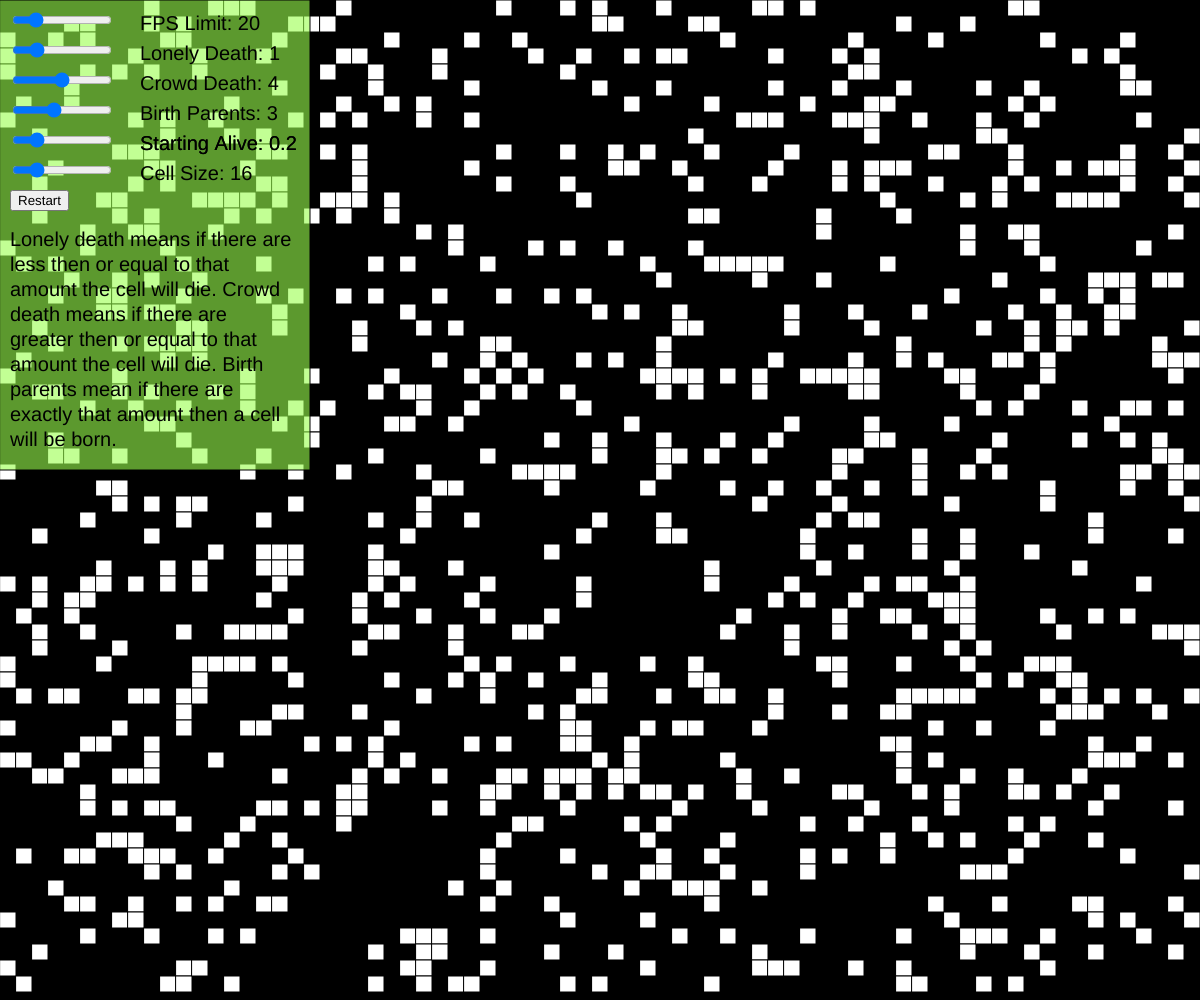
Frame 1 (no input)
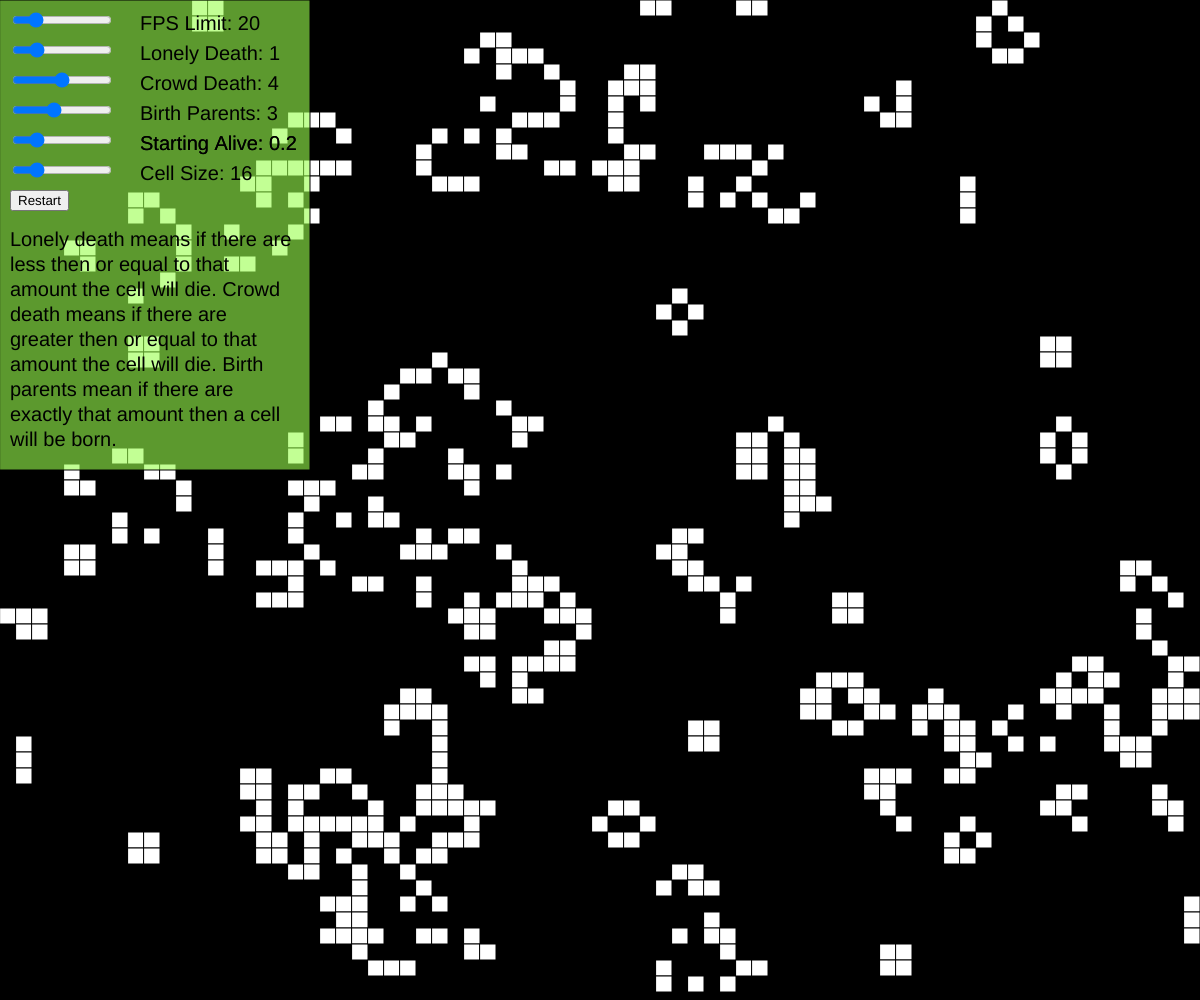
Frame 60 (no input)
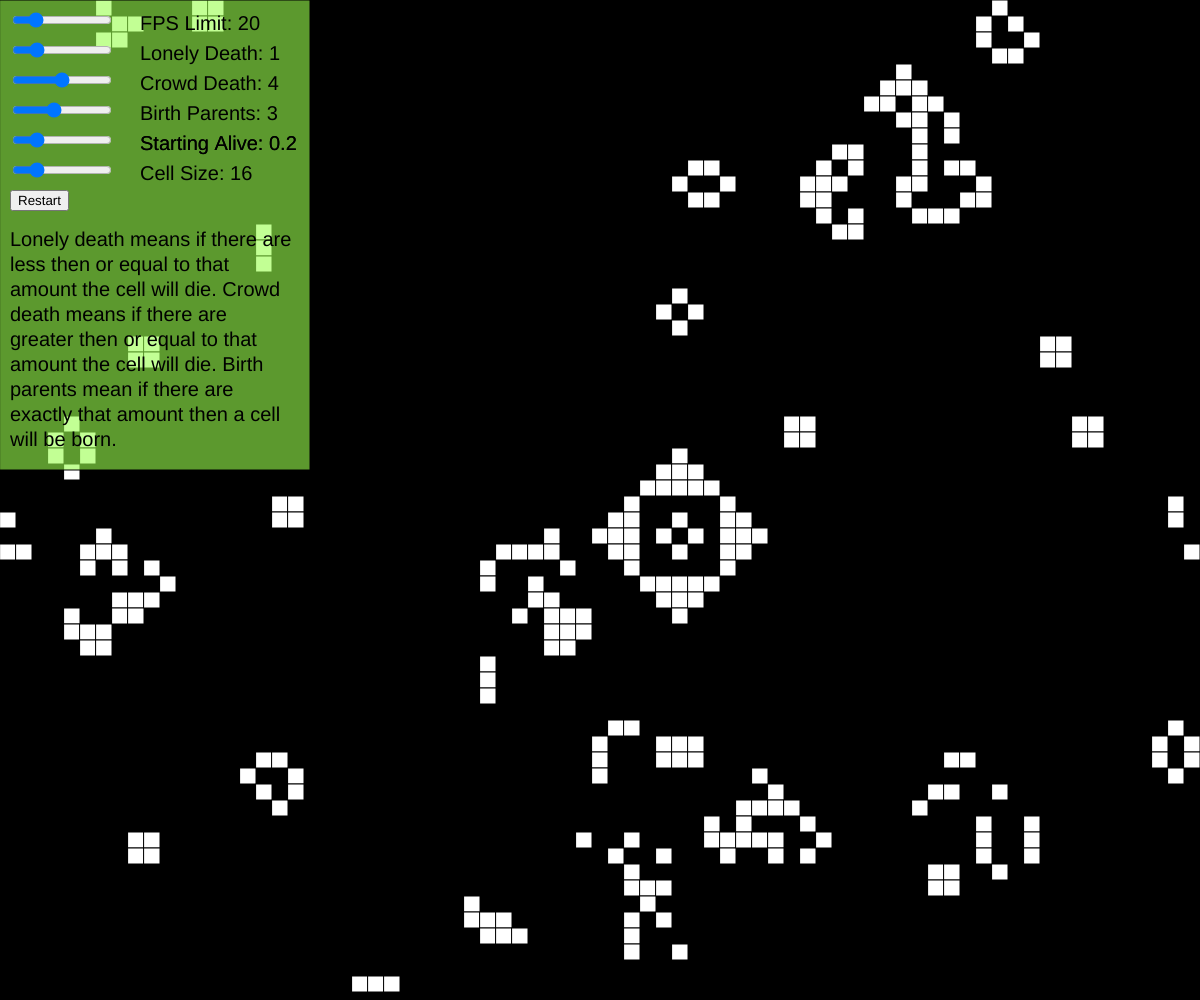
Frame 120 (the mouse pressed at the canvas centre since frame 60)

The p5.js sketch that drew these frames (run headless with seeded random() and noise() and a simulated clock; from frame 60 on, the mouse is pressed at the canvas centre):

// p5.js sketch
// ── sketch.js
// Game of Life
// Timothy Letkeman
// Wednesday 5th September, 2019
//
// Extra for Experts:
// - Loops around screen
// - Gui for editing rules

//preset values
let startingAliveChance = 0.2;

let pixelsPerCell = 16;
let newPixelsPerCell = pixelsPerCell;
let fps = 20;

let lonelyDeath = 1;
let crowdDeath = 4;
let birth = 3;

let cells;
let cols;
let rows;

let fpsSlider;
let lonelyDeathSlider;
let crowdDeathSlider;
let birthSlider;
let startSlider;
let cellSizeSlider;

let resetButton;

function get2dArray(cols, rows)
{
	//returns an empty two dimensional array with the given rows and columns
	let returnable = new Array(cols);
    for (let i = 0; i < cols; i++)
  	{
    	returnable[i] = new Array(rows);
  	}
 	return returnable;
}

function setup() 
{
	//Caps the frame rate
	frameRate(fps);

	//Basic setup of starting board and cells
	createCanvas(windowWidth, windowHeight);

	reset();

	//gui elements to edit rules
	fpsSlider = createSlider(1, 100, fps, 1);
	fpsSlider.position(10, 10);
	fpsSlider.style('width', '100px');

	lonelyDeathSlider = createSlider(-1, 9, lonelyDeath, 1);
	lonelyDeathSlider.position(10, 40);
	lonelyDeathSlider.style('width', '100px');

	crowdDeathSlider = createSlider(-1, 9, crowdDeath, 1);
	crowdDeathSlider.position(10, 70);
	crowdDeathSlider.style('width', '100px');

	birthSlider = createSlider(-1, 9, birth, 1);
	birthSlider.position(10, 100);
	birthSlider.style('width', '100px');

	startSlider = createSlider(0, 1, startingAliveChance, 0.05);
	startSlider.position(10, 130);
	startSlider.style('width', '100px');

	cellSizeSlider = createSlider(4, 64, newPixelsPerCell, 4);
	cellSizeSlider.position(10, 160);
	cellSizeSlider.style('width', '100px');

	resetButton = createButton('Restart');
	resetButton.position(10, 190);
	resetButton.mousePressed(reset);
}

function reset()
{
	//resets the cells and cell sizes
	pixelsPerCell = newPixelsPerCell;
	
	cols = Math.floor(windowWidth / pixelsPerCell);
	rows = Math.floor(windowHeight / pixelsPerCell);

	cells = get2dArray(cols, rows);
  	for (let x = 0; x < cols; x++) 
  	{
    	for (let y = 0; y < rows; y++) 
    	{
			cells[x][y] = (Math.random() <= startingAliveChance) ? 1 : 0;
   	 	}
	}
}

function draw() 
{
	//makes the background black
	background(0);

	//the color of the cells
	fill(255);

	for (let x = 0; x < cols; x++) 
	{
		for (let y = 0; y < rows; y++) 
		{
			if (cells[x][y] == 1)
			{
				//Renders the cell as a square
				rect(x * pixelsPerCell, y * pixelsPerCell, pixelsPerCell, pixelsPerCell);
			}
		}
	}

	//then renders gui stuff
	fill('rgba(60%,100%,30%,0.6)');
	rect(0,0,310,470);

	fps = fpsSlider.value();
	frameRate(fps);
	textSize(20);
	fill(0);
	text('FPS Limit: ' + fps, 140, 30);

	lonelyDeath = lonelyDeathSlider.value();
	text('Lonely Death: ' + lonelyDeath, 140, 60);

	crowdDeath = crowdDeathSlider.value();
	text('Crowd Death: ' + crowdDeath, 140, 90);

	birth = birthSlider.value();
	text('Birth Parents: ' + birth, 140, 120);

	startingAliveChance = startSlider.value();
	text('Starting Alive: ' + startingAliveChance, 140, 150);

	startingAliveChance = startSlider.value();
	text('Starting Alive: ' + startingAliveChance, 140, 150);

	newPixelsPerCell = cellSizeSlider.value();
	text('Cell Size: ' + newPixelsPerCell, 140, 180);

	text('Lonely death means if there are less then or equal to that amount the cell will die. Crowd death means if there are greater then or equal to that amount the cell will die. Birth parents mean if there are exactly that amount then a cell will be born.', 10, 230, 290);

	//gets an array to be the next array of cells
	let nextCells = get2dArray(cols, rows);

	for (let x = 0; x < cols; x++) 
	{
		for (let y = 0; y < rows; y++) 
		{
			//gets the count of alive neighbors
			let count = getNeighborCount(x, y);

			//if you are alive and you are lonely or crowd then die a horrible gruesome death
			if (cells[x][y] == 1 && (count <= lonelyDeath || count >= crowdDeath))
			{
				nextCells[x][y] = false;
			}
			//if you are dead and their are enough neighbors to give birth, then you turn into a cute little baby cube
			else if (cells[x][y] == 0 && count == birth)
			{
				nextCells[x][y] = true;
			}
			//else just take the form of the previous cell
			else
			{			
				nextCells[x][y] = cells[x][y];
			}
		}
	}

	//sets the grid to the new grid
	cells = nextCells;
}

function getNeighborCount(x, y)
{
	//returns the amount of alive neighbors surrounding the given coordinate (wraps around the screen borders as well)
	let count = 0;

	for (let xM = -1; xM <= 1; xM++) 
	{
		for (let yM = -1; yM <= 1; yM++) 
		{
			// you have to add +cols and +rows or else the values may go negitive and throw fatal errors
			count += cells[(x + xM + cols) % cols][(y + yM + rows) % rows];
		}
	}
	//subtracts the state of the middle cell
	count -= cells[x][y];

	return count;
}
